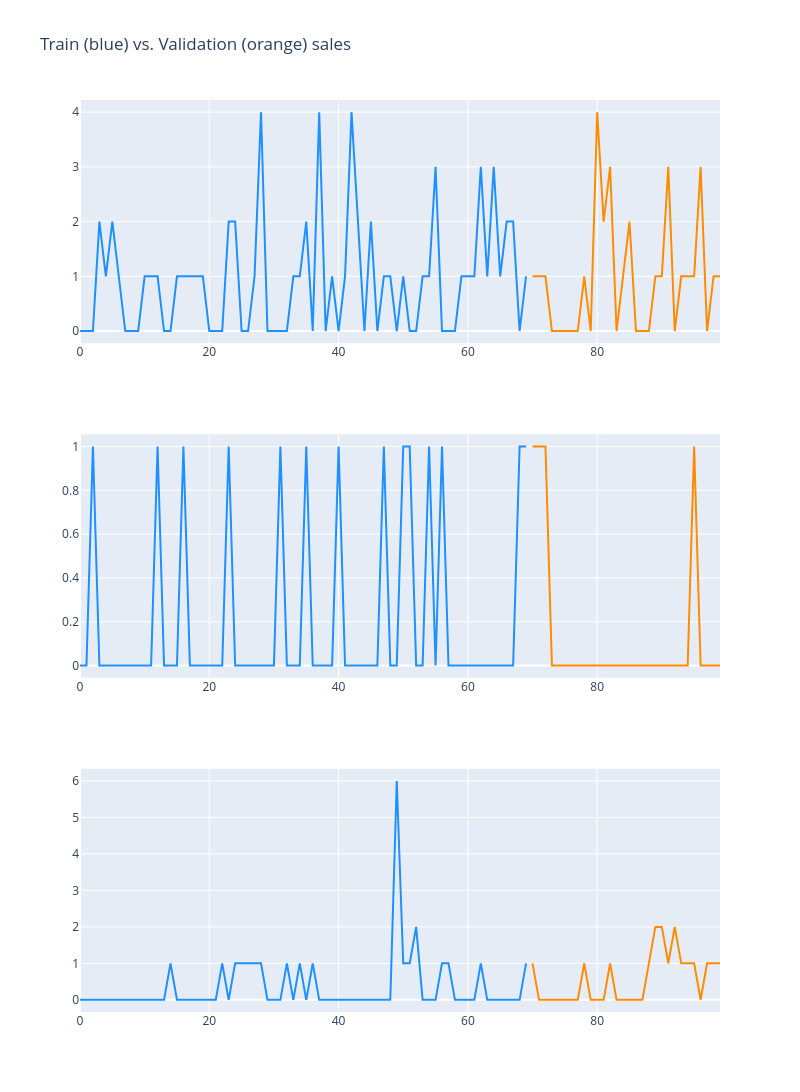

Notebook code cell kept with this figure:
### Code cell
fig = make_subplots(rows=3, cols=1)
fig_2_add_trace(fig, x_start = 0, x_end = 70, y = train_dataset.loc[0].values, mode = "lines", name = "Original signal", color = "dodgerblue", row = 1, col = 1)
fig_2_add_trace(fig, x_start = 70, x_end = 100, y = val_dataset.loc[0].values, mode = "lines", name = "Denoised signal", color = "darkorange", row = 1, col = 1)
fig_2_add_trace(fig, x_start = 0, x_end = 70, y = train_dataset.loc[1].values, mode = "lines", name = "Original signal", color = "dodgerblue", row = 2, col = 1)
fig_2_add_trace(fig, x_start = 70, x_end = 100, y = val_dataset.loc[1].values, mode = "lines", name = "Denoised signal", color = "darkorange", row = 2, col = 1)
fig_2_add_trace(fig, x_start = 0, x_end = 70, y = train_dataset.loc[2].values, mode = "lines", name = "Original signal", color = "dodgerblue", row = 3, col = 1)
fig_2_add_trace(fig, x_start = 70, x_end = 100, y = val_dataset.loc[2].values, mode = "lines", name = "Denoised signal", color = "darkorange", row = 3, col = 1)
fig.update_layout(height=1200, width=800, title_text="Train (blue) vs. Validation (orange) sales")
fig.show()

### Figure 1 — Plotly figure (JSON) as saved in the notebook; plotly's stock layout.template omitted (floating-point values rounded to 4 significant figures)
{"data": [{"marker": {"color": "dodgerblue"}, "mode": "lines", "name": "Original signal", "showlegend": false, "type": "scatter", "x": [0, 1, 2, 3, 4, 5, 6, 7, 8, 9, 10, 11, 12, 13, 14, 15, 16, 17, 18, 19, 20, 21, 22, 23, 24, 25, 26, 27, 28, 29, 30, 31, 32, 33, 34, 35, 36, 37, 38, 39, 40, 41, 42, 43, 44, 45, 46, 47, 48, 49, 50, 51, 52, 53, 54, 55, 56, 57, 58, 59, 60, 61, 62, 63, 64, 65, 66, 67, 68, 69], "xaxis": "x", "y": [0, 0, 0, 2, 1, 2, 1, 0, 0, 0, 1, 1, 1, 0, 0, 1, 1, 1, 1, 1, 0, 0, 0, 2, 2, 0, 0, 1, 4, 0, 0, 0, 0, 1, 1, 2, 0, 4, 0, 1, 0, 1, 4, 2, 0, 2, 0, 1, 1, 0, 1, 0, 0, 1, 1, 3, 0, 0, 0, 1, 1, 1, 3, 1, 3, 1, 2, 2, 0, 1], "yaxis": "y"}, {"marker": {"color": "darkorange"}, "mode": "lines", "name": "Denoised signal", "showlegend": false, "type": "scatter", "x": [70, 71, 72, 73, 74, 75, 76, 77, 78, 79, 80, 81, 82, 83, 84, 85, 86, 87, 88, 89, 90, 91, 92, 93, 94, 95, 96, 97, 98, 99], "xaxis": "x", "y": [1, 1, 1, 0, 0, 0, 0, 0, 1, 0, 4, 2, 3, 0, 1, 2, 0, 0, 0, 1, 1, 3, 0, 1, 1, 1, 3, 0, 1, 1], "yaxis": "y"}, {"marker": {"color": "dodgerblue"}, "mode": "lines", "name": "Original signal", "showlegend": false, "type": "scatter", "x": [0, 1, 2, 3, 4, 5, 6, 7, 8, 9, 10, 11, 12, 13, 14, 15, 16, 17, 18, 19, 20, 21, 22, 23, 24, 25, 26, 27, 28, 29, 30, 31, 32, 33, 34, 35, 36, 37, 38, 39, 40, 41, 42, 43, 44, 45, 46, 47, 48, 49, 50, 51, 52, 53, 54, 55, 56, 57, 58, 59, 60, 61, 62, 63, 64, 65, 66, 67, 68, 69], "xaxis": "x2", "y": [0, 0, 1, 0, 0, 0, 0, 0, 0, 0, 0, 0, 1, 0, 0, 0, 1, 0, 0, 0, 0, 0, 0, 1, 0, 0, 0, 0, 0, 0, 0, 1, 0, 0, 0, 1, 0, 0, 0, 0, 1, 0, 0, 0, 0, 0, 0, 1, 0, 0, 1, 1, 0, 0, 1, 0, 1, 0, 0, 0, 0, 0, 0, 0, 0, 0, 0, 0, 1, 1], "yaxis": "y2"}, {"marker": {"color": "darkorange"}, "mode": "lines", "name": "Denoised signal", "showlegend": false, "type": "scatter", "x": [70, 71, 72, 73, 74, 75, 76, 77, 78, 79, 80, 81, 82, 83, 84, 85, 86, 87, 88, 89, 90, 91, 92, 93, 94, 95, 96, 97, 98, 99], "xaxis": "x2", "y": [1, 1, 1, 0, 0, 0, 0, 0, 0, 0, 0, 0, 0, 0, 0, 0, 0, 0, 0, 0, 0, 0, 0, 0, 0, 1, 0, 0, 0, 0], "yaxis": "y2"}, {"marker": {"color": "dodgerblue"}, "mode": "lines", "name": "Original signal", "showlegend": false, "type": "scatter", "x": [0, 1, 2, 3, 4, 5, 6, 7, 8, 9, 10, 11, 12, 13, 14, 15, 16, 17, 18, 19, 20, 21, 22, 23, 24, 25, 26, 27, 28, 29, 30, 31, 32, 33, 34, 35, 36, 37, 38, 39, 40, 41, 42, 43, 44, 45, 46, 47, 48, 49, 50, 51, 52, 53, 54, 55, 56, 57, 58, 59, 60, 61, 62, 63, 64, 65, 66, 67, 68, 69], "xaxis": "x3", "y": [0, 0, 0, 0, 0, 0, 0, 0, 0, 0, 0, 0, 0, 0, 1, 0, 0, 0, 0, 0, 0, 0, 1, 0, 1, 1, 1, 1, 1, 0, 0, 0, 1, 0, 1, 0, 1, 0, 0, 0, 0, 0, 0, 0, 0, 0, 0, 0, 0, 6, 1, 1, 2, 0, 0, 0, 1, 1, 0, 0, 0, 0, 1, 0, 0, 0, 0, 0, 0, 1], "yaxis": "y3"}, {"marker": {"color": "darkorange"}, "mode": "lines", "name": "Denoised signal", "showlegend": false, "type": "scatter", "x": [70, 71, 72, 73, 74, 75, 76, 77, 78, 79, 80, 81, 82, 83, 84, 85, 86, 87, 88, 89, 90, 91, 92, 93, 94, 95, 96, 97, 98, 99], "xaxis": "x3", "y": [1, 0, 0, 0, 0, 0, 0, 0, 1, 0, 0, 0, 1, 0, 0, 0, 0, 0, 1, 2, 2, 1, 2, 1, 1, 1, 0, 1, 1, 1], "yaxis": "y3"}], "layout": {"height": 1200, "title": {"text": "Train (blue) vs. Validation (orange) sales"}, "width": 800, "xaxis": {"anchor": "y", "autorange": true, "domain": [0, 1], "range": [0, 99], "type": "linear"}, "xaxis2": {"anchor": "y2", "autorange": true, "domain": [0, 1], "range": [0, 99], "type": "linear"}, "xaxis3": {"anchor": "y3", "autorange": true, "domain": [0, 1], "range": [0, 99], "type": "linear"}, "yaxis": {"anchor": "x", "autorange": true, "domain": [0.7333, 1], "range": [-0.2222, 4.222], "type": "linear"}, "yaxis2": {"anchor": "x2", "autorange": true, "domain": [0.3667, 0.6333], "range": [-0.05556, 1.056], "type": "linear"}, "yaxis3": {"anchor": "x3", "autorange": true, "domain": [0, 0.2667], "range": [-0.3333, 6.333], "type": "linear"}}}
